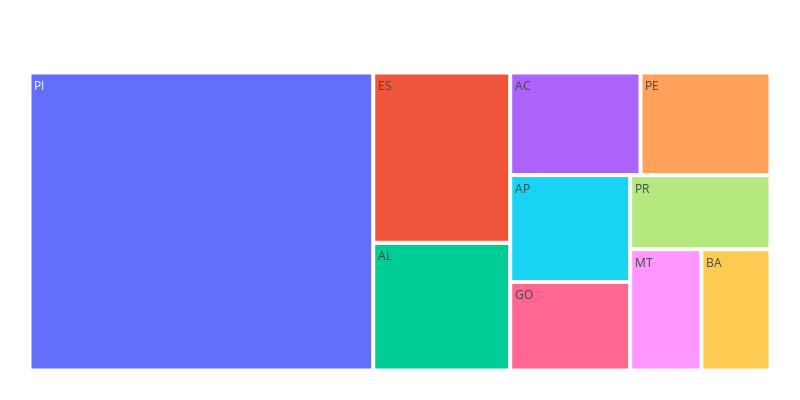

Source (notebook cell):
### Code cell
plot_revenue_per_state(revenue_per_state)

### Figure 1 — Plotly figure (JSON) as saved in the notebook; plotly's stock layout.template omitted (floating-point values rounded to 4 significant figures)
{"data": [{"branchvalues": "total", "domain": {"x": [0, 1], "y": [0, 1]}, "hovertemplate": "labels=%{label}<br>Revenue=%{value}<br>parent=%{parent}<br>id=%{id}<extra></extra>", "ids": ["AC", "AL", "AP", "BA", "ES", "GO", "MT", "PE", "PI", "PR"], "labels": ["AC", "AL", "AP", "BA", "ES", "GO", "MT", "PE", "PI", "PR"], "name": "", "parents": ["", "", "", "", "", "", "", "", "", ""], "type": "treemap", "values": [225.4, 295, 216.3, 141.5, 393.5, 179.1, 145.7, 224.9, 1728.0, 175.3]}], "layout": {"height": 400, "legend": {"tracegroupgap": 0}, "margin": {"b": 25, "l": 25, "r": 25, "t": 50}, "width": 800}}
